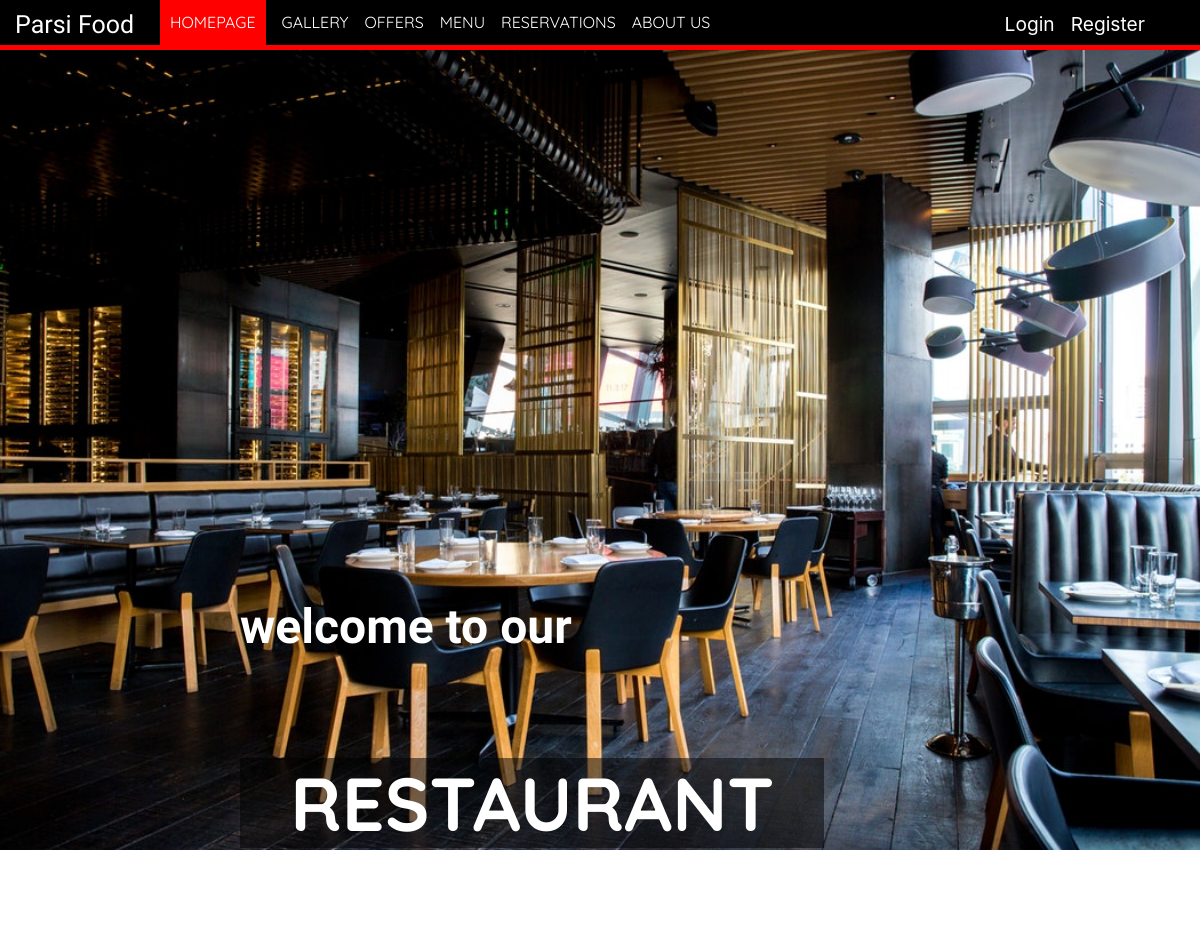
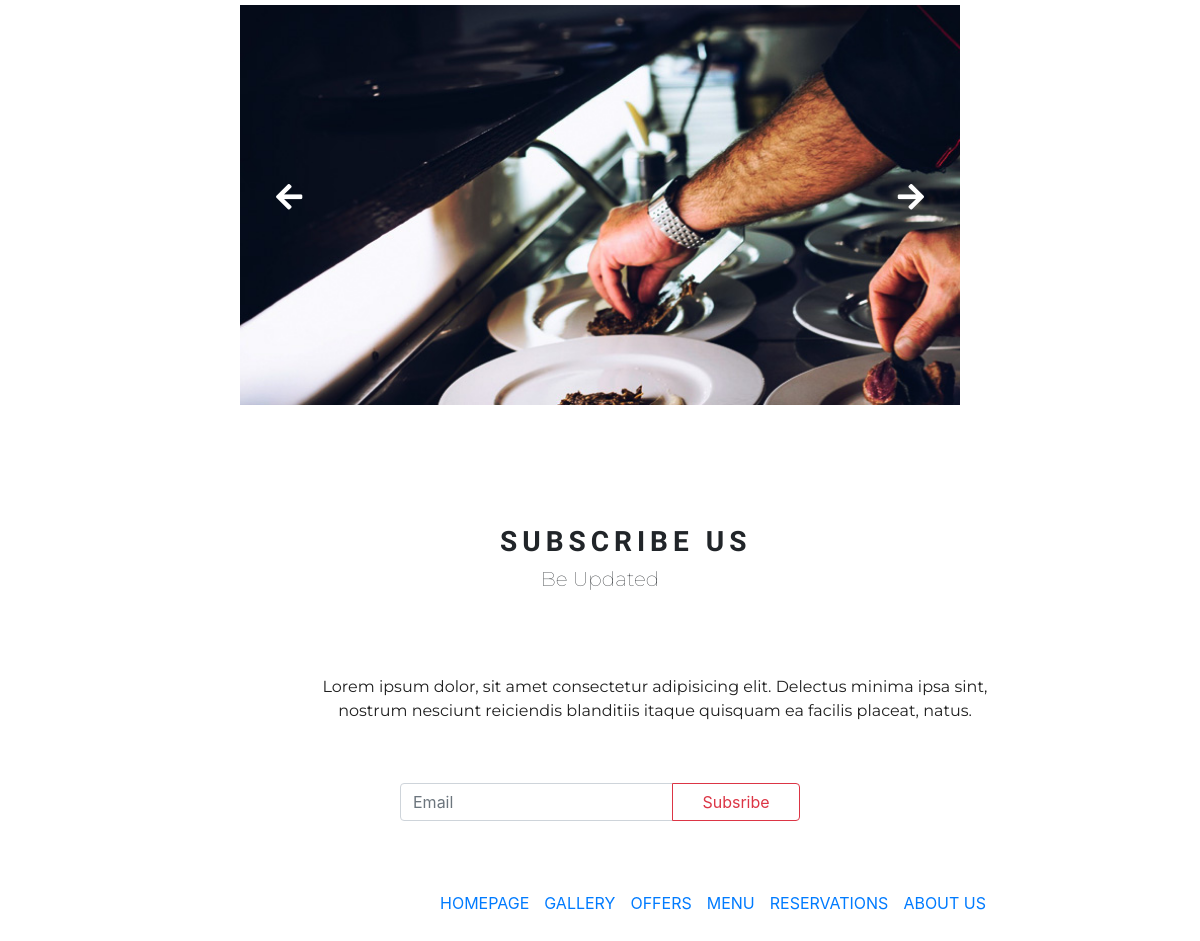
The page / on the database its author committed (2 pictures, top to bottom).
### tables this page shows
CREATE TABLE `homepage` (
  `id` int(11) NOT NULL,
  `upperText` varchar(200) NOT NULL,
  `mainText` varchar(200) NOT NULL,
  `belowText` varchar(200) NOT NULL,
  `logo` varchar(200) NOT NULL
);

CREATE TABLE `pages` (
  `id` int(11) NOT NULL,
  `pageName` varchar(200) NOT NULL,
  `pageUrl` varchar(200) NOT NULL
);

CREATE TABLE `footer` (
  `id` int(11) NOT NULL,
  `mainTitleText` varchar(200) NOT NULL,
  `subTitleText` varchar(200) NOT NULL,
  `paragraphText` varchar(200) NOT NULL
);

### index.php (the view, shortened to what this page needs)
<?php
include_once "includes/header.php";
include_once "includes/database.php";
    $query  = "SELECT * FROM homepage";
    $result = mysqli_query($connection,$query);
?>
    <div class="fwimage1">
        <?php
        while($row = mysqli_fetch_row($result)){
        ?>
            <h2 class="homesub"><?php echo $row[1] ?></h2>
            <h1 class="homedes"><?php echo $row[2] ?></h1>
            <br>
        <?php
        }
        ?>
        <a href="reservations.php"><button class="buttonhome">BOOK NOW</button></a>
    </div>
    <div class="carouselContainer">
        <i class="fas fa-arrow-left" id="prevBtn"></i>
        <i class="fas fa-arrow-right " id="nextBtn"></i>
        <div class="carouselSlide">
            <img src="../webie/photosArbnori/sliderFoto1.jpg" alt="">
        </div>
    </div>
<?php
include_once "includes/footer.php";
?>

### includes/navbar.php (shortened to what this page needs)
<?php
    $firstname = null;
    include 'database.php';
?>
<header>
    <nav>
        <?php
            $query  = "SELECT logo FROM homepage";
            $result = mysqli_query($connection,$query);
            $logo = mysqli_fetch_row($result);
            echo '<h1>'.$logo[0].'</h1>';
        ?>
        <ul id="nav">
            <?php
                $query  = "SELECT * FROM pages";
                $result = mysqli_query($connection,$query);
                while($row = mysqli_fetch_assoc($result)){
                    $pages = $row['pageName'];
                    $url = $row['pageUrl'];
             ?>
            <li>
                <a class="<?php if($url === $activePage){?> homered <?php }?> " href="<?php echo $url ?>"> <?php echo $pages ?>
                </a>
            </li>
            <?php
            }
            ?>
        </ul>
        <?php if($firstname === null){ ?>
        <ul id="users">
            <li><a href="login.php" id="logins">Login</a></li>
            <li><a href="register.php">Register</a></li>
        </ul>
        <?php } ?>
    </nav>
</header>
        <div class="divider"></div>

### includes/footer.php (shortened to what this page needs)
<?php
    include_once 'includes/database.php';
    $query  = "SELECT * FROM footer";
    $result = mysqli_query($connection,$query);
    $row = mysqli_fetch_assoc($result);
    $mainText = $row['mainTitleText'];
    $subtTitle = $row['subTitleText'];
    $paragraphText = $row['paragraphText'];
?>
<footer id="footer">
            <h3><?php echo $mainText?></h3>
            <h5><?php echo $subtTitle?></h5>
            <p><?php echo $paragraphText?></p>
            <form method="post" action="subscribe.php" class="input-group mb-3 gridShow">
                <input type="email" name='email' class="form-control" placeholder="Email" aria-label="Recipient's email" aria-describedby="basic-addon2" required>
                <div class="input-group-append">
                    <button class="btn btn-outline-danger" type="submit" name='submit'>Subsribe</button>
                </div>
            </form>
            <ul>
                <?php
                $query  = "SELECT * FROM pages";
                $result = mysqli_query($connection,$query);
                while($row = mysqli_fetch_assoc($result)){
                    $pages = $row['pageName'];
                    $url = $row['pageUrl'];
                    echo '<li><a href="'.$url.'">'.$pages.'</a></li>';
                }
                ?>
            </ul>
        </footer>
    </body>
</html>

### assets/style.css (style rules this page uses)
body ,html { height: 100%; margin: 0; padding: 0; }
header { background: black; color: white; padding: 10px; height: 45px; }
header h1 { display: inline; font-family: 'Indie Flower', cursive; font-weight: 300; font-size: 25px; float: left; padding: 0 10px 5px 5px; margin-bottom: 5px; }
nav ul { display: inline; padding: 0px; float: left; }
nav ul li { display: inline-block; list-style-type: none; color: white; float: left; margin-left: 16px; }
nav ul li a { color: white; text-decoration: none; }
#nav { font-family: 'Quicksand', sans-serif; }
.homered { background-color: red; padding: 30px 10px 15px 10px; }
#users { float: right; margin-right: 45px; font-size: 1.2em; bottom: 5px; }
.divider { background-color: red; height: 5px; }
.fwimage1 { background-image:url(../images/Restoranti1.jpg), linear-gradient(to left,#eb01a5, #d13531); width: 100%; height: 100%; background-repeat: no-repeat; background-size: cover; margin: 0; padding: 0; background-position: center; }
.homesub { font-family: 'Indie Flower', cursive; margin: 0; position: absolute; top: 30%; left: 20%; font-size: 3em; color: white; font-weight: bold; }
.homedes { font-family: 'Quicksand', sans-serif; position: absolute; top: 38%; left: 20%; font-size: 75px; color: white; padding: 0 0.67em; background-color: rgba(0, 0, 0, 0.5); display: inline-block; font-weight: bold; }
.buttonhome { position: absolute; top: 54%; left: 20%; background: red; color: white; border: none; border-radius: 15px; font-size: 1.4em; padding: 0.5em 2em; cursor: pointer; outline: none; font-family: 'Quicksand', sans-serif; font-weight: 900; }
p { font-family: 'Montserrat', sans-serif; color: rgb(32, 32, 32); clear: both; text-align: start; margin-left: 10px; }
.carouselContainer { padding-top: 6rem; box-sizing: border-box; width: 60%; margin: auto; overflow: hidden; position: relative; }
.carouselSlide { display: flex; width: 100%; height: 400px;; }
#prevBtn { position:absolute; top: 55%; z-index: 10; left: 5%; font-size: 30px; color: white; cursor: pointer; }
#nextBtn { position:absolute; top: 55%; z-index: 10; right: 5%; font-size: 30px; color: white; cursor: pointer; }
#footer { display: grid; grid-template-columns:repeat(12,1fr); grid-template-rows: repeat(12,1fr); }
#footer h3 { grid-area: 3/6/3/10; font-weight: bold; align-self: flex-end; letter-spacing: 5px; font-family: 'Vidaloka', serif; }
#footer h5 { grid-area: 4/6/4/8; font-weight: lighter; align-self: flex-start; text-align: center; font-family: 'Montserrat', sans-serif; }
#footer p { grid-area: 6/4/8/11; text-align: center; font-family: 'Montserrat', sans-serif; }
#footer .gridShow { grid-area: 8/5/8/9; }
.gridShow div button { height: 38px; width: 8em; }
#footer ul li { display: inline; justify-content: space-between; }
#footer ul li a { margin-right:15px; }
#footer ul { grid-area: 10/5/10/12; text-decoration: none; }

### rows shown on the page
homepage: logo "Parsi Food", upperText "welcome to our", mainText "RESTAURANT"
pages: pageName "HOMEPAGE"
pages: pageName "GALLERY"
pages: pageName "OFFERS"
pages: pageName "MENU"
pages: pageName "RESERVATIONS"
pages: pageName "ABOUT US"
footer: mainTitleText "SUBSCRIBE US", subTitleText "Be Updated", paragraphText "Lorem ipsum dolor, sit amet consectetur adipisicing elit. Delectus minima ipsa sint, nostrum nesciunt reiciendis blanditiis itaque quisquam ea facilis placeat, natus."
